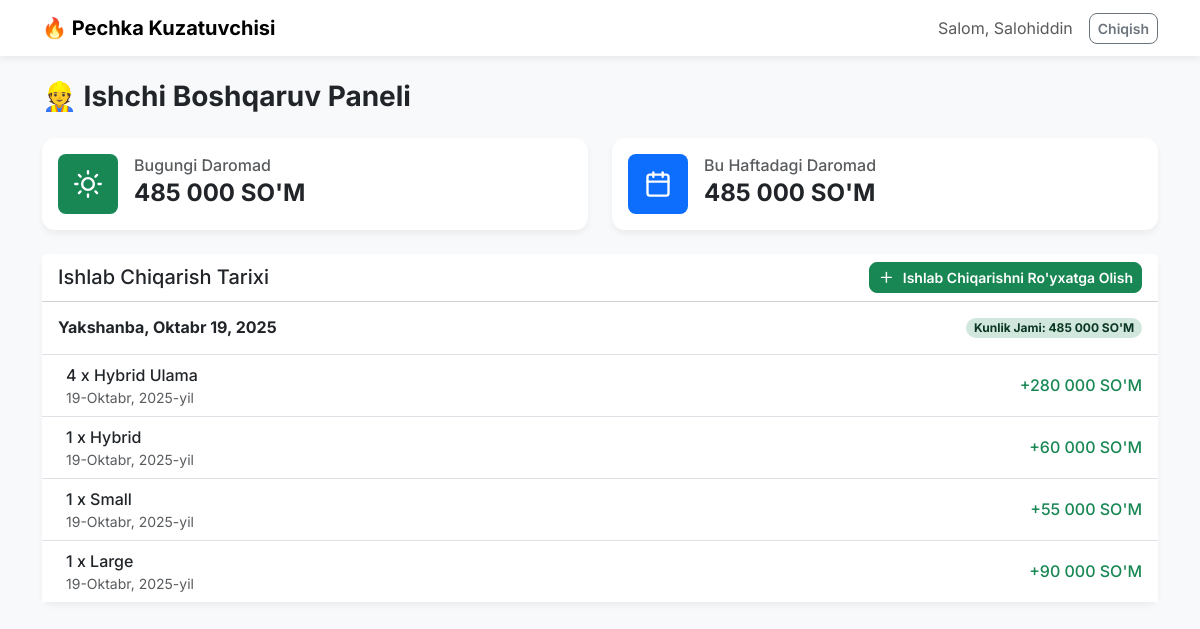
The page /worker/ (signed in) on the database its author committed.
### sales/models.py (models this page shows, shortened)
class ProductionLog(models.Model):
    worker = models.ForeignKey(Worker, on_delete=models.CASCADE)
    product = models.ForeignKey(Product, on_delete=models.CASCADE)
    quantity = models.PositiveIntegerField(validators=[MinValueValidator(1)])
    date = models.DateField(default=date.today)  # auto today
    class Meta:
        verbose_name = "Production Log"
        verbose_name_plural = "Production Logs"
        unique_together = ('worker', 'product', 'date')  # one entry per product per day
    @property
    def earnings(self):
        try:
            rate_obj = WorkerPayRate.objects.get(worker=self.worker, product=self.product)
            rate_per_unit = rate_obj.rate_per_unit
        except WorkerPayRate.DoesNotExist:
            rate_per_unit = self.product.master_fee
        return rate_per_unit * self.quantity

class Product(models.Model):
    name = models.CharField(max_length=100, unique=True)
    base_cost = models.IntegerField(validators=[MinValueValidator(0)])
    master_fee = models.IntegerField(validators=[MinValueValidator(0)])

class Worker(models.Model):
    user = models.OneToOneField(User, on_delete=models.CASCADE)

class WorkerPayRate(models.Model):
    worker = models.ForeignKey(Worker, on_delete=models.CASCADE)
    product = models.ForeignKey(Product, on_delete=models.CASCADE)
    rate_per_unit = models.IntegerField(
        validators=[MinValueValidator(0)],
        help_text="How much the worker earns per unit of this product (SO'M)"
    )
    class Meta:
        unique_together = ('worker', 'product')

### sales/views.py (the view)
# urls.py: path('worker/', views.worker_dashboard, name='worker_dashboard'),
@login_required
def worker_dashboard(request):
    try:
        worker = Worker.objects.get(user=request.user)
    except Worker.DoesNotExist:
        messages.error(request, "Sizda ishchi profili mavjud emas.")
        return redirect('home')
    today = date.today()
    week_start = today - timedelta(days=today.weekday())
    today_logs = ProductionLog.objects.filter(worker=worker, date=today)
    today_earnings = sum(log.earnings for log in today_logs)
    week_logs = ProductionLog.objects.filter(worker=worker, date__gte=week_start)
    week_earnings = sum(log.earnings for log in week_logs)
    all_logs = ProductionLog.objects.filter(worker=worker).order_by('-date', '-id')
    grouped_logs = defaultdict(lambda: {'logs': [], 'daily_total': 0})
    for log in all_logs:
        grouped_logs[log.date]['logs'].append(log)
        grouped_logs[log.date]['daily_total'] += log.earnings
    return render(request, 'worker_dashboard.html', {
        'today_earnings': today_earnings,
        'week_earnings': week_earnings,
        'grouped_logs': dict(grouped_logs),
    })

### sales/templates/worker_dashboard.html (shortened to what this page needs)
{% extends "base.html" %}
{% load humanize %}
{% block header %}👷 Ishchi Boshqaruv Paneli{% endblock %}
{% block content %}
<div class="row g-4 mb-4">
    <div class="col-md-6">
        <div class="card">
            <div class="card-body d-flex align-items-center">
                <div class="bg-success text-white p-3 rounded-3 me-3">
                    <i data-feather="sun" style="width: 28px; height: 28px;"></i>
                </div>
                <div>
                    <h6 class="card-subtitle text-muted mb-1">Bugungi Daromad</h6>
                    <h4 class="card-title mb-0 fw-bold">{{ today_earnings|intcomma }} SO'M</h4>
                </div>
            </div>
        </div>
    </div>
    <div class="col-md-6">
        <div class="card">
            <div class="card-body d-flex align-items-center">
                <div class="bg-primary text-white p-3 rounded-3 me-3">
                    <i data-feather="calendar" style="width: 28px; height: 28px;"></i>
                </div>
                <div>
                    <h6 class="card-subtitle text-muted mb-1">Bu Haftadagi Daromad</h6>
                    <h4 class="card-title mb-0 fw-bold">{{ week_earnings|intcomma }} SO'M</h4>
                </div>
            </div>
        </div>
    </div>
</div>
<div class="card">
    <div class="card-header bg-white d-flex justify-content-between align-items-center">
        <h5 class="mb-0">Ishlab Chiqarish Tarixi</h5>
        <a href="{% url 'add_production' %}" class="btn btn-sm btn-success">
            <i data-feather="plus" class="icon"></i> Ishlab Chiqarishni Ro'yxatga Olish
        </a>
    </div>
    <div class="card-body p-0">
        {% for date, data in grouped_logs.items %}
        <div class="p-3 border-bottom">
            <div class="d-flex justify-content-between align-items-center">
                <h6 class="fw-bold mb-0">{{ date|date:"l, F j, Y" }}</h6>
                <span class="badge bg-success-subtle text-success-emphasis rounded-pill">
                    Kunlik Jami: {{ data.daily_total|intcomma }} SO'M
                </span>
            </div>
        </div>
        <ul class="list-group list-group-flush">
            {% for log in data.logs %}
            <li class="list-group-item d-flex justify-content-between align-items-center ps-4">
                <div>
                    <span class="fw-medium">{{ log.quantity }} x {{ log.product.name }}</span>
                    <small class="text-muted d-block">{{ log.date }}</small>
                </div>
                <span class="text-success fw-medium">+{{ log.earnings|intcomma }} SO'M</span>
            </li>
            {% endfor %}
        </ul>
        {% empty %}
        <div class="text-center text-muted p-5">
            Siz hali hech qanday ishlab chiqarishni ro'yxatga olmadingiz.
        </div>
        {% endfor %}
    </div>
</div>
{% endblock %}

### templates/base.html (shortened to what this page needs)
<!DOCTYPE html>
<html lang="uz">
<head>
    <link href="https://cdn.jsdelivr.net/npm/bootstrap@5.3.3/dist/css/bootstrap.min.css" rel="stylesheet">
</head>
<body>
    <nav class="navbar navbar-expand-lg navbar-light bg-white mb-4">
        <div class="container">
            <a class="navbar-brand fw-bold" href="{% url 'home' %}">🔥 Pechka Kuzatuvchisi</a>
            {% if user.is_authenticated %}
            <div class="d-flex align-items-center">
                <span class="navbar-text me-3">
                    Salom, {{ user.username }}
                </span>
                <form method="post" action="{% url 'logout' %}" class="d-inline">
                    <button type="submit" class="btn btn-sm btn-outline-secondary">Chiqish</button>
                </form>
            </div>
            {% endif %}
        </div>
    </nav>
    <div class="container pb-5">
        <header class="mb-4">
            <h1 class="h3 fw-bold">{% block header %}{% endblock %}</h1>
        </header>
        {% block content %}{% endblock %}
    </div>
</body>
</html>

### templates/base.html (style rules this page uses)
:root { --bs-body-font-family: 'Inter', sans-serif; --bs-primary: #0d6efd; --bs-success: #198754; --bs-light: #f8f9fa; --bs-dark: #212529; --card-shadow: 0 4px 6px rgba(0, 0, 0, 0.05); --card-border-radius: 0.8rem; }
body { background-color: var(--bs-light); }
.navbar { box-shadow: var(--card-shadow); }
.card { border-radius: var(--card-border-radius); box-shadow: var(--card-shadow); border: none; }
.btn { border-radius: 0.5rem; font-weight: 600; }
.icon { width: 1.2em; height: 1.2em; vertical-align: text-bottom; margin-right: 0.25rem; }

### rows shown on the page
ProductionLog: grouped_logs "Yakshanba, Oktabr 19, 2025", quantity "4", product.name "Hybrid Ulama", date "19-Oktabr, 2025-yil", earnings "280 000"
ProductionLog: quantity "1", product.name "Hybrid", date "19-Oktabr, 2025-yil", earnings "60 000"
ProductionLog: quantity "1", product.name "Small", date "19-Oktabr, 2025-yil", earnings "55 000"
ProductionLog: quantity "1", product.name "Large", date "19-Oktabr, 2025-yil", earnings "90 000"

### other values the page prints
{{ user.username }} "Salohiddin"
{{ today_earnings|intcomma }} "485 000"
{{ week_earnings|intcomma }} "485 000"
{{ data.daily_total|intcomma }} "485 000"
